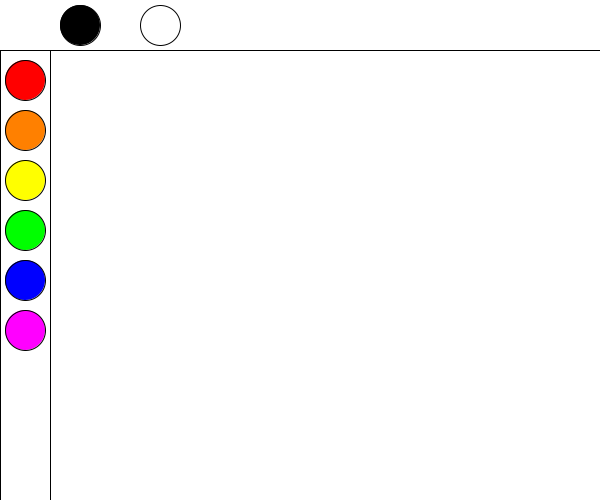
Frame 1 (no input)
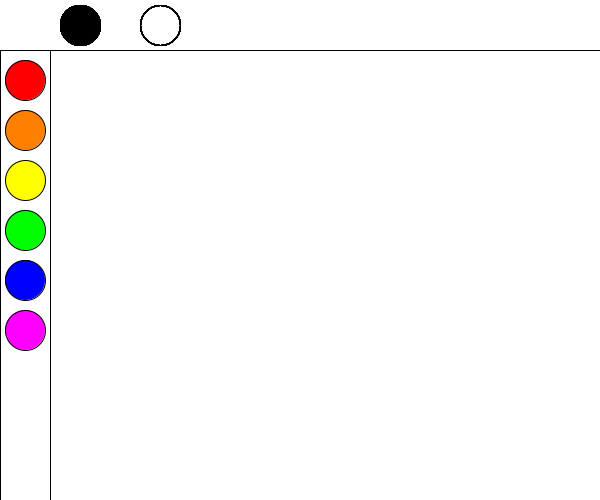
Frame 60 (the mouse pressed at the canvas centre just before this capture)
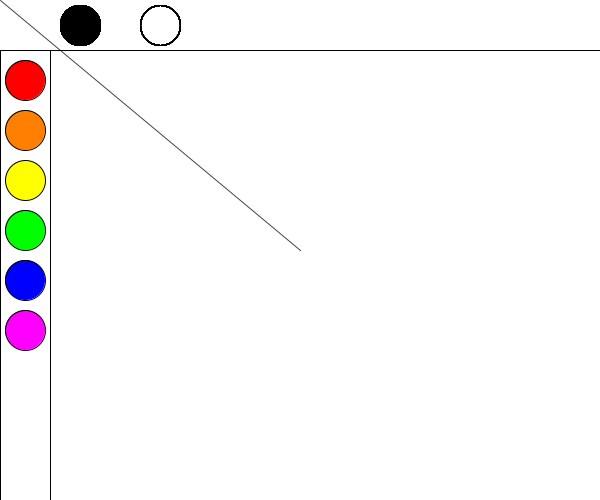
Frame 120 (the mouse held since frame 60 and released just before this capture)

The Processing sketch that drew these frames (run headless with seeded random() and noise(); from frame 60 on, the mouse is pressed at the canvas centre):

// Processing sketch: tegneprogram
// ── tegneprogram.pde
int r, g, b;
float size;

void setup() {
  frameRate(120);
  size(600, 500);
  background (255,255,255);

  //start farve for stregen
  r = 70;
  g = 70;
  b = 70;
  
  size = 20;
}

//funktion for alle mine farver
boolean mouseInCircle(int circle_x, int circle_y, int radius) {
  return sqrt(pow(mouseX-circle_x, 2) + pow(mouseY-circle_y, 2)) <= radius;
}

void mouseClicked() {
  //rød
  if (mouseInCircle(25, 80, 20)) {
    r = 255;
    g = 0;
    b = 0;
    //orange
  } else if (mouseInCircle(25, 130, 20)) {
    r = 255;
    g = 128;
    b = 0;
    //gul
  } else if (mouseInCircle(25, 180, 20)) {
    r = 255;
    g = 255;
    b = 0;
    //grøn
  } else if (mouseInCircle(25, 230, 20)) {
    r = 0;
    g = 255;
    b = 0;
    //blå
  } else if (mouseInCircle(25, 280, 20)) {
    r = 0;
    g = 0;
    b = 255;
    //lilla
  } else if (mouseInCircle(25, 330, 20)) {
    r = 255;
    g = 0;
    b = 255;
    //sort
  }else if (mouseInCircle(80, 25, 20)) {
    r = 0;
    g = 0;
    b = 0;
    //hvid
  }else if (mouseInCircle(160, 25, 20)) {
    r = 255;
    g = 255;
    b = 255;
  }
}

void draw() {
  //outline hvor farverne er i
  stroke(0);
  fill (255,255,255);
  strokeWeight(1);
  rect (0,50,50,500);
  rect (0,50,600,0);
  
  //røde farve
  fill(255,0,0);
  ellipse (25,80,40,40);
  
  //orange farve
  fill(255,128,0);
  ellipse (25,130,40,40);
  
  //gule farve
  fill(255,255,0);
  ellipse (25,180,40,40);
  
  //grønne farve
  fill (0,255,0);
  ellipse (25,230,40,40);
  
  //blå farve
  fill(0,0,255);
  ellipse (25,280,40,40);
  
  //lilla farve
  fill(255,0,255);
  ellipse (25,330,40,40);
  
  //sorte farve
  fill(0);
  ellipse(80,25,40,40);
  
  //hvide farve/hviskelæder
  noFill();
  ellipse(160,25,40,40);

//blyanten
  if (mousePressed){
    stroke(r, g, b);
    line(pmouseX, pmouseY, mouseX, mouseY);
    strokeWeight(size);
  }
  

  //tastertur funktionerne
if (keyPressed) {
    if (key == 'c') {
      //tryk på c for at genstarte tegningen
      background(255,255,255);
    } else if (key == '-') {
      //l gøre blyanten mindre
      size-- ;
    } else if (key == '+') {
      //m gøre blyanten større
      size++ ;
    }
}

}
